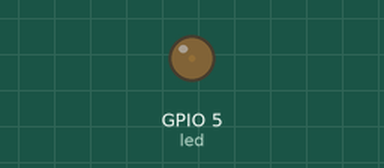
Recording of a program running on a simulated ESP32 board running MicroPython. Shown: output pins drawn as LEDs (lit = HIGH).

Above: at 0.05 s.
At 1.25 s:
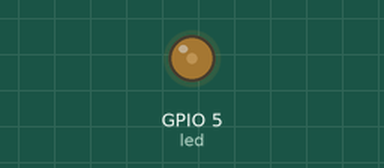
At 2.5 s:
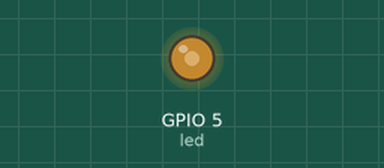
Timing chart, 0 to 5.8 s (numbered marks = the images above):
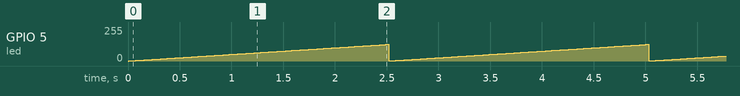

The program:

pwm.py
```python
from machine import Pin, PWM
from time import sleep

frequency = 10000
led = PWM(Pin(5), frequency)

while True:
    for duty_cycle in range(0, 500):
        led.duty(duty_cycle)
        sleep(0.005)
```

Measured:
- by itself, GPIO 5 (led): ramps from 1/255 to 124/255 and jumps back, once every 2.5 s
